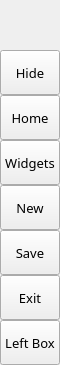
        <widget class="QFrame" name="leftMenuBg">
         <property name="minimumSize">
          <size>
           <width>60</width>
           <height>0</height>
          </size>
         </property>
         <property name="maximumSize">
          <size>
           <width>60</width>
           <height>16777215</height>
          </size>
         </property>
         <property name="frameShape">
          <enum>QFrame::NoFrame</enum>
         </property>
         <property name="frameShadow">
          <enum>QFrame::Raised</enum>
         </property>
         <layout class="QVBoxLayout" name="verticalLayout_3">
          <property name="spacing">
           <number>0</number>
          </property>
          <property name="leftMargin">
           <number>0</number>
          </property>
          <property name="topMargin">
           <number>0</number>
          </property>
          <property name="rightMargin">
           <number>0</number>
          </property>
          <property name="bottomMargin">
           <number>0</number>
          </property>
          <item>
           <widget class="QFrame" name="topLogoInfo">
            <property name="minimumSize">
             <size>
              <width>0</width>
              <height>50</height>
             </size>
            </property>
            <property name="maximumSize">
             <size>
              <width>16777215</width>
              <height>50</height>
             </size>
            </property>
            <property name="frameShape">
             <enum>QFrame::NoFrame</enum>
            </property>
            <property name="frameShadow">
             <enum>QFrame::Raised</enum>
            </property>
            <widget class="QFrame" name="topLogo">
             <property name="geometry">
              <rect>
               <x>10</x>
               <y>5</y>
               <width>42</width>
               <height>42</height>
              </rect>
             </property>
             <property name="minimumSize">
              <size>
               <width>42</width>
               <height>42</height>
              </size>
             </property>
             <property name="maximumSize">
              <size>
               <width>42</width>
               <height>42</height>
              </size>
             </property>
             <property name="frameShape">
              <enum>QFrame::NoFrame</enum>
             </property>
             <property name="frameShadow">
              <enum>QFrame::Raised</enum>
             </property>
            </widget>
            <widget class="QLabel" name="titleLeftApp">
             <property name="geometry">
              <rect>
               <x>70</x>
               <y>8</y>
               <width>160</width>
               <height>20</height>
              </rect>
             </property>
             <property name="font">
              <font>
               <family>NanumGothic</family>
               <pointsize>12</pointsize>
               <weight>7</weight>
               <italic>false</italic>
               <bold>false</bold>
              </font>
             </property>
             <property name="text">
              <string>PyDracula</string>
             </property>
             <property name="alignment">
              <set>Qt::AlignLeading|Qt::AlignLeft|Qt::AlignTop</set>
             </property>
            </widget>
            <widget class="QLabel" name="titleLeftDescription">
             <property name="geometry">
              <rect>
               <x>70</x>
               <y>27</y>
               <width>160</width>
               <height>16</height>
              </rect>
             </property>
             <property name="maximumSize">
              <size>
               <width>16777215</width>
               <height>16</height>
              </size>
             </property>
             <property name="font">
              <font>
               <family>NanumGothic</family>
               <pointsize>8</pointsize>
               <weight>50</weight>
               <italic>false</italic>
               <bold>false</bold>
              </font>
             </property>
             <property name="text">
              <string/>
             </property>
             <property name="alignment">
              <set>Qt::AlignLeading|Qt::AlignLeft|Qt::AlignTop</set>
             </property>
            </widget>
           </widget>
          </item>
          <item>
           <widget class="QFrame" name="leftMenuFrame">
            <property name="sizePolicy">
             <sizepolicy hsizetype="Preferred" vsizetype="Preferred">
              <horstretch>0</horstretch>
              <verstretch>0</verstretch>
             </sizepolicy>
            </property>
            <property name="frameShape">
             <enum>QFrame::NoFrame</enum>
            </property>
            <property name="frameShadow">
             <enum>QFrame::Raised</enum>
            </property>
            <layout class="QVBoxLayout" name="verticalMenuLayout">
             <property name="spacing">
              <number>0</number>
             </property>
             <property name="leftMargin">
              <number>0</number>
             </property>
             <property name="topMargin">
              <number>0</number>
             </property>
             <property name="rightMargin">
              <number>0</number>
             </property>
             <property name="bottomMargin">
              <number>0</number>
             </property>
             <item>
              <widget class="QFrame" name="toggleBox">
               <property name="maximumSize">
                <size>
                 <width>16777215</width>
                 <height>45</height>
                </size>
               </property>
               <property name="frameShape">
                <enum>QFrame::NoFrame</enum>
               </property>
               <property name="frameShadow">
                <enum>QFrame::Raised</enum>
               </property>
               <layout class="QVBoxLayout" name="verticalLayout_4">
                <property name="spacing">
                 <number>0</number>
                </property>
                <property name="leftMargin">
                 <number>0</number>
                </property>
                <property name="topMargin">
                 <number>0</number>
                </property>
                <property name="rightMargin">
                 <number>0</number>
                </property>
                <property name="bottomMargin">
                 <number>0</number>
                </property>
                <item>
                 <widget class="QPushButton" name="toggleButton">
                  <property name="sizePolicy">
                   <sizepolicy hsizetype="Expanding" vsizetype="Fixed">
                    <horstretch>0</horstretch>
                    <verstretch>0</verstretch>
                   </sizepolicy>
                  </property>
                  <property name="minimumSize">
                   <size>
                    <width>0</width>
                    <height>45</height>
                   </size>
                  </property>
                  <property name="font">
                   <font>
                    <family>NanumGothic</family>
                    <pointsize>10</pointsize>
                    <weight>50</weight>
                    <italic>false</italic>
                    <bold>false</bold>
                   </font>
                  </property>
                  <property name="cursor">
                   <cursorShape>PointingHandCursor</cursorShape>
                  </property>
                  <property name="layoutDirection">
                   <enum>Qt::LeftToRight</enum>
                  </property>
                  <property name="styleSheet">
                   <string notr="true">background-image: url(:/icon/images/icons/icon_menu.png);</string>
                  </property>
                  <property name="text">
                   <string>Hide</string>
                  </property>
                 </widget>
                </item>
               </layout>
              </widget>
             </item>
             <item alignment="Qt::AlignTop">
              <widget class="QFrame" name="topMenu">
               <property name="frameShape">
                <enum>QFrame::NoFrame</enum>
               </property>
               <property name="frameShadow">
                <enum>QFrame::Raised</enum>
               </property>
               <layout class="QVBoxLayout" name="verticalLayout_8">
                <property name="spacing">
                 <number>0</number>
                </property>
                <property name="leftMargin">
                 <number>0</number>
                </property>
                <property name="topMargin">
                 <number>0</number>
                </property>
                <property name="rightMargin">
                 <number>0</number>
                </property>
                <property name="bottomMargin">
                 <number>0</number>
                </property>
                <item>
                 <widget class="QPushButton" name="btn_home">
                  <property name="sizePolicy">
                   <sizepolicy hsizetype="Expanding" vsizetype="Fixed">
                    <horstretch>0</horstretch>
                    <verstretch>0</verstretch>
                   </sizepolicy>
                  </property>
                  <property name="minimumSize">
                   <size>
                    <width>0</width>
                    <height>45</height>
                   </size>
                  </property>
                  <property name="font">
                   <font>
                    <family>NanumGothic</family>
                    <pointsize>10</pointsize>
                    <weight>50</weight>
                    <italic>false</italic>
                    <bold>false</bold>
                   </font>
                  </property>
                  <property name="cursor">
                   <cursorShape>PointingHandCursor</cursorShape>
                  </property>
                  <property name="layoutDirection">
                   <enum>Qt::LeftToRight</enum>
                  </property>
                  <property name="styleSheet">
                   <string notr="true">background-image: url(:/icon/images/icons/cil-home.png);</string>
                  </property>
                  <property name="text">
                   <string>Home</string>
                  </property>
                 </widget>
                </item>
                <item>
                 <widget class="QPushButton" name="btn_nowSales">
                  <property name="sizePolicy">
                   <sizepolicy hsizetype="Expanding" vsizetype="Fixed">
                    <horstretch>0</horstretch>
                    <verstretch>0</verstretch>
                   </sizepolicy>
                  </property>
                  <property name="minimumSize">
                   <size>
                    <width>0</width>
                    <height>45</height>
                   </size>
                  </property>
                  <property name="font">
                   <font>
                    <family>NanumGothic</family>
                    <pointsize>10</pointsize>
                    <weight>50</weight>
                    <italic>false</italic>
                    <bold>false</bold>
                   </font>
                  </property>
                  <property name="cursor">
                   <cursorShape>PointingHandCursor</cursorShape>
                  </property>
                  <property name="layoutDirection">
                   <enum>Qt::LeftToRight</enum>
                  </property>
                  <property name="styleSheet">
                   <string notr="true">background-image: url(:/icon/images/icons/cil-calendar-check.png);</string>
                  </property>
                  <property name="text">
                   <string>Widgets</string>
                  </property>
                 </widget>
                </item>
                <item>
                 <widget class="QPushButton" name="btn_postSales">
                  <property name="sizePolicy">
                   <sizepolicy hsizetype="Expanding" vsizetype="Fixed">
                    <horstretch>0</horstretch>
                    <verstretch>0</verstretch>
                   </sizepolicy>
                  </property>
                  <property name="minimumSize">
                   <size>
                    <width>0</width>
                    <height>45</height>
                   </size>
                  </property>
                  <property name="font">
                   <font>
                    <family>NanumGothic</family>
                    <pointsize>10</pointsize>
                    <weight>50</weight>
                    <italic>false</italic>
                    <bold>false</bold>
                   </font>
                  </property>
                  <property name="cursor">
                   <cursorShape>PointingHandCursor</cursorShape>
                  </property>
                  <property name="layoutDirection">
                   <enum>Qt::LeftToRight</enum>
                  </property>
                  <property name="styleSheet">
                   <string notr="true">background-image: url(:/icon/images/icons/cil-chart-line.png);</string>
                  </property>
                  <property name="text">
                   <string>New</string>
                  </property>
                 </widget>
                </item>
                <item>
                 <widget class="QPushButton" name="btn_save">
                  <property name="sizePolicy">
                   <sizepolicy hsizetype="Expanding" vsizetype="Fixed">
                    <horstretch>0</horstretch>
                    <verstretch>0</verstretch>
                   </sizepolicy>
                  </property>
                  <property name="minimumSize">
                   <size>
                    <width>0</width>
                    <height>45</height>
                   </size>
                  </property>
                  <property name="font">
                   <font>
                    <family>NanumGothic</family>
                    <pointsize>10</pointsize>
                    <weight>50</weight>
                    <italic>false</italic>
                    <bold>false</bold>
                   </font>
                  </property>
                  <property name="cursor">
                   <cursorShape>PointingHandCursor</cursorShape>
                  </property>
                  <property name="layoutDirection">
                   <enum>Qt::LeftToRight</enum>
                  </property>
                  <property name="styleSheet">
                   <string notr="true">background-image: url(:/icon/images/icons/cil-save.png)</string>
                  </property>
                  <property name="text">
                   <string>Save</string>
                  </property>
                 </widget>
                </item>
                <item>
                 <widget class="QPushButton" name="btn_exit">
                  <property name="sizePolicy">
                   <sizepolicy hsizetype="Expanding" vsizetype="Fixed">
                    <horstretch>0</horstretch>
                    <verstretch>0</verstretch>
                   </sizepolicy>
                  </property>
                  <property name="minimumSize">
                   <size>
                    <width>0</width>
                    <height>45</height>
                   </size>
                  </property>
                  <property name="font">
                   <font>
                    <family>NanumGothic</family>
                    <pointsize>10</pointsize>
                    <weight>50</weight>
                    <italic>false</italic>
                    <bold>false</bold>
                   </font>
                  </property>
                  <property name="cursor">
                   <cursorShape>PointingHandCursor</cursorShape>
                  </property>
                  <property name="layoutDirection">
                   <enum>Qt::LeftToRight</enum>
                  </property>
                  <property name="styleSheet">
                   <string notr="true">background-image: url(:/icon/images/icons/cil-x.png);</string>
                  </property>
                  <property name="text">
                   <string>Exit</string>
                  </property>
                 </widget>
                </item>
               </layout>
              </widget>
             </item>
             <item alignment="Qt::AlignBottom">
              <widget class="QFrame" name="bottomMenu">
               <property name="frameShape">
                <enum>QFrame::NoFrame</enum>
               </property>
               <property name="frameShadow">
                <enum>QFrame::Raised</enum>
               </property>
               <layout class="QVBoxLayout" name="verticalLayout_9">
                <property name="spacing">
                 <number>0</number>
                </property>
                <property name="leftMargin">
                 <number>0</number>
                </property>
                <property name="topMargin">
                 <number>0</number>
                </property>
                <property name="rightMargin">
                 <number>0</number>
                </property>
                <property name="bottomMargin">
                 <number>0</number>
                </property>
                <item>
                 <widget class="QPushButton" name="toggleLeftBox">
                  <property name="sizePolicy">
                   <sizepolicy hsizetype="Expanding" vsizetype="Fixed">
                    <horstretch>0</horstretch>
                    <verstretch>0</verstretch>
                   </sizepolicy>
                  </property>
                  <property name="minimumSize">
                   <size>
                    <width>0</width>
                    <height>45</height>
                   </size>
                  </property>
                  <property name="font">
                   <font>
                    <family>NanumGothic</family>
                    <pointsize>10</pointsize>
                    <weight>50</weight>
                    <italic>false</italic>
                    <bold>false</bold>
                   </font>
                  </property>
                  <property name="cursor">
                   <cursorShape>PointingHandCursor</cursorShape>
                  </property>
                  <property name="layoutDirection">
                   <enum>Qt::LeftToRight</enum>
                  </property>
                  <property name="styleSheet">
                   <string notr="true">background-image: url(:/icon/images/icons/icon_settings.png);</string>
                  </property>
                  <property name="text">
                   <string>Left Box</string>
                  </property>
                 </widget>
                </item>
               </layout>
              </widget>
             </item>
            </layout>
           </widget>
          </item>
         </layout>
        </widget>
